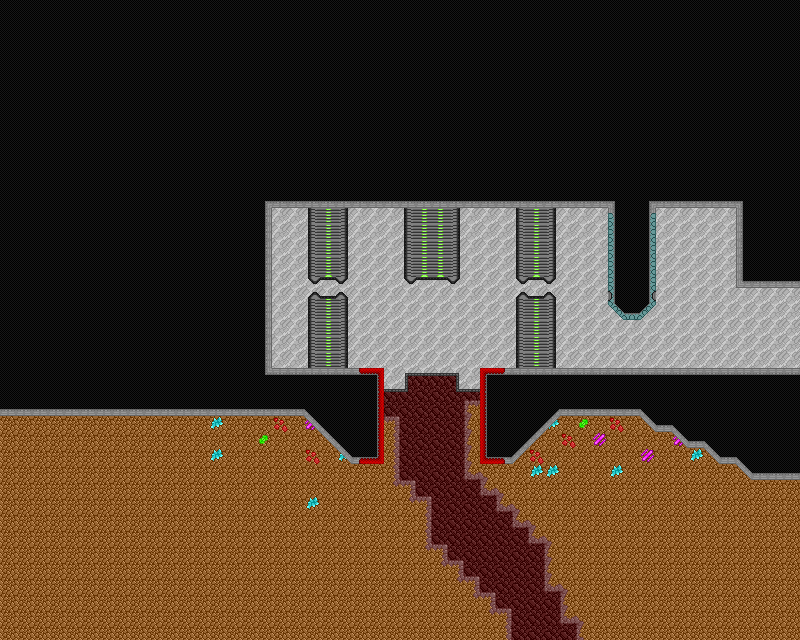

Rendered tile map (Tiled .tmx) drawn with the repository's tilesets; below, a short description and the map source with its tile grids summarised:
An orthogonal 50x40 tile map with 16x16 px tiles, 4 tile layers (Background, Decor, Rock, Ship).

<map version="1.0" tiledversion="1.0.2" orientation="orthogonal" renderorder="right-down" width="50" height="40" tilewidth="16" tileheight="16" nextobjectid="1">
 <tileset firstgid="1" source="Main.tsx" />
 <layer name="Background" width="50" height="40">
  <data>[2000 cells, 1998 non-empty, 15 distinct tile ids]</data>
 </layer>
 <layer name="Decor" width="50" height="40">
  <data>[2000 cells, 80 non-empty, 9 distinct tile ids]</data>
 </layer>
 <layer name="Rock" width="50" height="40">
  <data>[2000 cells, 689 non-empty, 14 distinct tile ids]</data>
 </layer>
 <layer name="Ship" width="50" height="40">
  <data>[2000 cells, 1045 non-empty, 33 distinct tile ids]</data>
 </layer>
</map>